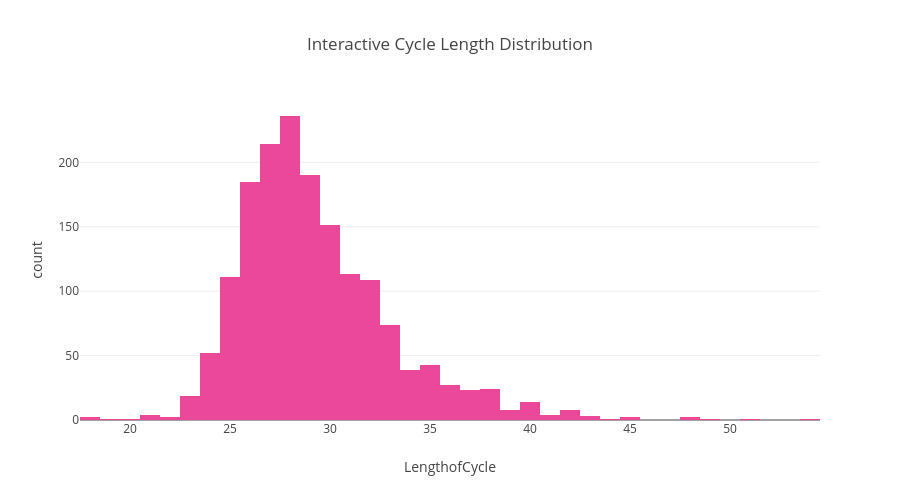
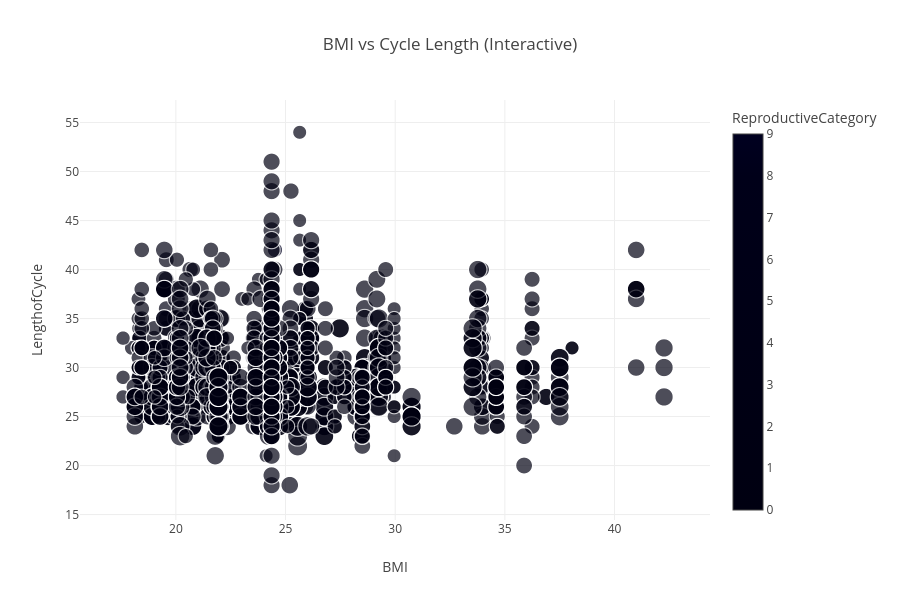
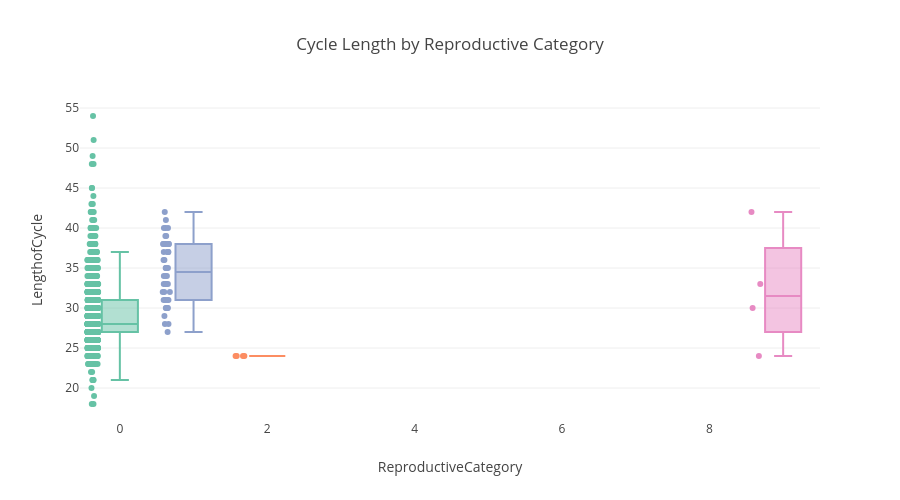
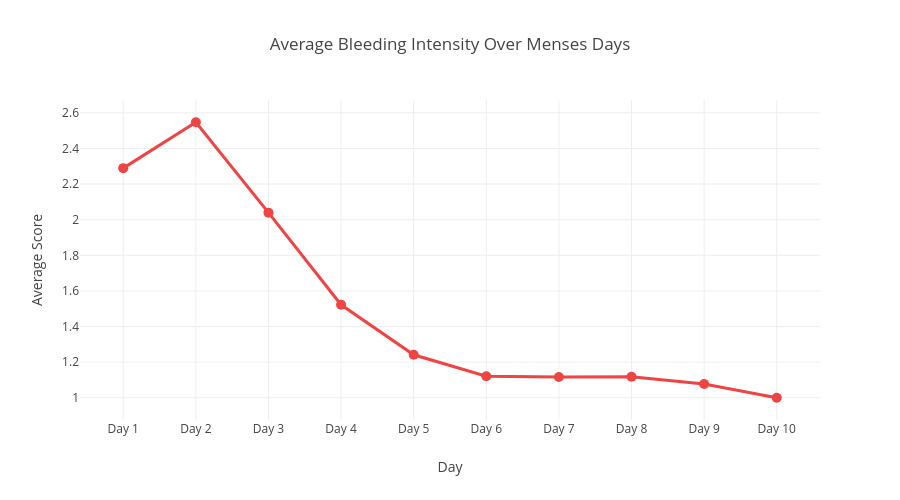

Source (notebook cell) for these figures, in order:
### Markdown cell above
## 7. Visualisations

### Code cell
import pandas as pd
import numpy as np
import matplotlib.pyplot as plt
import seaborn as sns
import plotly.express as px
import plotly.graph_objects as go
from plotly.subplots import make_subplots

# Load data
df = pd.read_csv("C:/Users/vidus/Downloads/data_imputed.csv")

print("="*60)
print("DATASET OVERVIEW")
print("="*60)
print(f"Total Clients: {df['ClientID'].nunique()}")
print(f"Total Cycles: {len(df)}")
print(f"\nColumns: {df.shape[1]}")

# ============================================
# STATIC VISUALIZATIONS (Matplotlib/Seaborn)
# ============================================

sns.set_style("whitegrid")
fig, axes = plt.subplots(2, 3, figsize=(18, 10))
fig.suptitle('Menstrual Cycle Analysis Dashboard', fontsize=20, fontweight='bold')

# 1. Cycle Length Distribution
sns.histplot(df['LengthofCycle'].dropna(), bins=30, kde=True, color='#ec4899', ax=axes[0,0])
axes[0,0].set_title('Cycle Length Distribution', fontweight='bold', fontsize=12)
axes[0,0].set_xlabel('Days')

# 2. Age vs Cycle Length
sns.boxplot(data=df, x=pd.cut(df['Age'], bins=[17,25,30,35,40,45]), 
            y='LengthofCycle', palette='Set2', ax=axes[0,1])
axes[0,1].set_title('Cycle Length by Age Group', fontweight='bold', fontsize=12)
axes[0,1].set_xlabel('Age Group')
axes[0,1].tick_params(axis='x', rotation=45)

# 3. BMI vs Cycle Length
sns.scatterplot(data=df, x='BMI', y='LengthofCycle', hue='ReproductiveCategory',
                palette='viridis', s=80, alpha=0.6, ax=axes[0,2])
axes[0,2].set_title('BMI vs Cycle Length', fontweight='bold', fontsize=12)
axes[0,2].legend(fontsize=8)

# 4. Reproductive Category Distribution
repro_counts = df['ReproductiveCategory'].value_counts()
colors = sns.color_palette('pastel')
axes[1,0].pie(repro_counts.values, labels=repro_counts.index, 
              autopct='%1.1f%%', colors=colors)
axes[1,0].set_title('Reproductive Category', fontweight='bold', fontsize=12)

# 5. Luteal Phase Length
sns.histplot(df['LengthofLutealPhase'].dropna(), bins=20, kde=True, 
             color='#8b5cf6', ax=axes[1,1])
axes[1,1].set_title('Luteal Phase Length Distribution', fontweight='bold', fontsize=12)
axes[1,1].set_xlabel('Days')

# 6. Menses Length vs Cycle Length
sns.scatterplot(data=df, x='LengthofCycle', y='LengthofMenses', 
                hue='CycleWithPeakorNot', palette='Set1', s=60, alpha=0.5, ax=axes[1,2])
axes[1,2].set_title('Menses vs Cycle Length', fontweight='bold', fontsize=12)
axes[1,2].legend(fontsize=8)

plt.tight_layout()
plt.savefig('cycle_analysis_dashboard.png', dpi=300, bbox_inches='tight')
plt.show()

# ============================================
# CORRELATION HEATMAP
# ============================================

fig, ax = plt.subplots(figsize=(12, 10))
numeric_cols = ['Age', 'BMI', 'Height', 'Weight', 'LengthofCycle', 
                'MeanCycleLength', 'LengthofMenses', 'LengthofLutealPhase',
                'TotalNumberofHighDays', 'TotalDaysofFertility']
numeric_cols = [col for col in numeric_cols if col in df.columns]

correlation = df[numeric_cols].corr()
sns.heatmap(correlation, annot=True, fmt='.2f', cmap='coolwarm', 
            center=0, square=True, ax=ax, cbar_kws={'label': 'Correlation'},
            linewidths=0.5)
ax.set_title('Feature Correlation Matrix', fontsize=16, fontweight='bold', pad=20)
plt.tight_layout()
plt.savefig('correlation_heatmap.png', dpi=300, bbox_inches='tight')
plt.show()

# ============================================
# INTERACTIVE VISUALIZATIONS (Plotly)
# ============================================

# 1. Interactive Cycle Length Distribution
fig1 = px.histogram(df, x='LengthofCycle', nbins=40, 
                    title='Interactive Cycle Length Distribution',
                    color_discrete_sequence=['#ec4899'])
fig1.update_layout(showlegend=False, height=500)
fig1.write_html('interactive_cycle_distribution.html')
fig1.show()

# 2. Interactive Scatter: BMI vs Cycle Length
fig2 = px.scatter(df, x='BMI', y='LengthofCycle', 
                  color='ReproductiveCategory', size='Age',
                  hover_data=['ClientID', 'CycleNumber', 'LengthofMenses'],
                  title='BMI vs Cycle Length (Interactive)',
                  color_discrete_sequence=px.colors.qualitative.Vivid)
fig2.update_layout(height=600)
fig2.write_html('interactive_bmi_cycle.html')
fig2.show()

# 3. Interactive Box Plot: Cycle Length by Reproductive Category
fig3 = px.box(df, x='ReproductiveCategory', y='LengthofCycle',
              color='ReproductiveCategory', points='all',
              title='Cycle Length by Reproductive Category',
              color_discrete_sequence=px.colors.qualitative.Set2)
fig3.update_layout(showlegend=False, height=500)
fig3.write_html('interactive_repro_category.html')
fig3.show()

# 4. Interactive Line: Menses Scores Over Days
menses_cols = [f'MensesScoreDay{day}' for day in 
               ['One', 'Two', 'Three', 'Four', 'Five', 'Six', 'Seven', 'Eight', 'Nine', 'Ten']]
menses_cols = [col for col in menses_cols if col in df.columns]

if menses_cols:
    menses_avg = df[menses_cols].mean()
    menses_data = pd.DataFrame({
        'Day': [f'Day {i+1}' for i in range(len(menses_avg))],
        'Average Score': menses_avg.values
    })
    
    fig4 = px.line(menses_data, x='Day', y='Average Score',
                   title='Average Bleeding Intensity Over Menses Days',
                   markers=True)
    fig4.update_traces(line=dict(color='#ef4444', width=3),
                      marker=dict(size=10))
    fig4.update_layout(height=500)
    fig4.write_html('interactive_menses_pattern.html')
    fig4.show()

# 5. Interactive 3D Scatter
#fig5 = px.scatter_3d(df, x='Age', y='BMI', z='LengthofCycle',
                     #color='ReproductiveCategory', size='LengthofMenses',
                     #hover_data=['ClientID'],
                     #title='3D View: Age, BMI, and Cycle Length',
                     #color_discrete_sequence=px.colors.qualitative.Bold)
#fig5.update_layout(height=700)
#fig5.write_html('interactive_3d_scatter.html')
#fig5.show()

# 6. Interactive Sunburst: Reproductive Category breakdown
sunburst_data = df.groupby(['ReproductiveCategory', 'CycleWithPeakorNot']).size().reset_index(name='count')
fig6 = px.sunburst(sunburst_data, path=['ReproductiveCategory', 'CycleWithPeakorNot'],
                   values='count', title='Reproductive Category & Peak Detection Breakdown',
                   color_discrete_sequence=px.colors.qualitative.Pastel)
fig6.update_layout(height=600)
fig6.write_html('interactive_sunburst.html')
fig6.show()

# 7. Interactive Dashboard with Multiple Subplots
fig7 = make_subplots(
    rows=2, cols=2,
    subplot_titles=('Cycle Length Distribution', 'Age Distribution',
                    'BMI Distribution', 'Luteal Phase Distribution'),
    specs=[[{'type': 'histogram'}, {'type': 'histogram'}],
           [{'type': 'histogram'}, {'type': 'histogram'}]]
)

fig7.add_trace(go.Histogram(x=df['LengthofCycle'].dropna(), name='Cycle', marker_color='#ec4899'), row=1, col=1)
fig7.add_trace(go.Histogram(x=df['Age'].dropna(), name='Age', marker_color='#8b5cf6'), row=1, col=2)
fig7.add_trace(go.Histogram(x=df['BMI'].dropna(), name='BMI', marker_color='#10b981'), row=2, col=1)
fig7.add_trace(go.Histogram(x=df['LengthofLutealPhase'].dropna(), name='Luteal', marker_color='#f59e0b'), row=2, col=2)

fig7.update_layout(height=700, title_text='Multi-Variable Distribution Dashboard', showlegend=False)
fig7.write_html('interactive_dashboard.html')
fig7.show()

# 5. Interactive 3D Scatter
# Remove NaN values and use a default size for missing data
#df_3d = df.dropna(subset=['Age', 'BMI', 'LengthofCycle', 'LengthofMenses'])

#fig5 = px.scatter_3d(df_3d, x='Age', y='BMI', z='LengthofCycle',
                     #color='ReproductiveCategory', size='LengthofMenses',
                     #hover_data=['ClientID'],
                     #title='3D View: Age, BMI, and Cycle Length',
                     #color_discrete_sequence=px.colors.qualitative.Bold)
#fig5.update_layout(height=700)
#fig5.write_html('interactive_3d_scatter.html')
#fig5.show()

print("\n" + "="*60)
print("VISUALIZATION FILES CREATED")
print("="*60)
print("Static:")
print("  • cycle_analysis_dashboard.png")
print("  • correlation_heatmap.png")
print("\nInteractive HTML:")
print("  • interactive_cycle_distribution.html")
print("  • interactive_bmi_cycle.html")
print("  • interactive_repro_category.html")
print("  • interactive_menses_pattern.html")
#print("  • interactive_3d_scatter.html")
print("  • interactive_sunburst.html")
print("  • interactive_dashboard.html")
print("\n✓ All visualizations complete!")

### Figure 1 — Plotly figure (JSON) as saved in the notebook; plotly's stock layout.template omitted (floating-point values rounded to 4 significant figures; data arrays with more than 128 entries replaced by an {"elided": "..."} marker saying what was removed)
{"data": [{"alignmentgroup": "True", "bingroup": "x", "hovertemplate": "LengthofCycle=%{x}<br>count=%{y}<extra></extra>", "legendgroup": "", "marker": {"color": "#ec4899", "pattern": {"shape": ""}}, "name": "", "nbinsx": 40, "offsetgroup": "", "orientation": "v", "showlegend": false, "type": "histogram", "x": {"elided": "1665 int values"}, "xaxis": "x", "yaxis": "y"}], "layout": {"barmode": "relative", "height": 500, "legend": {"tracegroupgap": 0}, "showlegend": false, "title": {"text": "Interactive Cycle Length Distribution"}, "xaxis": {"anchor": "y", "domain": [0, 1], "title": {"text": "LengthofCycle"}}, "yaxis": {"anchor": "x", "domain": [0, 1], "title": {"text": "count"}}}}

### Figure 2 — Plotly figure (JSON) as saved in the notebook; plotly's stock layout.template omitted (floating-point values rounded to 4 significant figures; data arrays with more than 128 entries replaced by an {"elided": "..."} marker saying what was removed)
{"data": [{"customdata": {"elided": "1665x3 mixed values"}, "hovertemplate": "BMI=%{x}<br>LengthofCycle=%{y}<br>Age=%{marker.size}<br>ClientID=%{customdata[0]}<br>CycleNumber=%{customdata[1]}<br>LengthofMenses=%{customdata[2]}<br>ReproductiveCategory=%{marker.color}<extra></extra>", "legendgroup": "", "marker": {"color": {"elided": "1665 int values"}, "coloraxis": "coloraxis", "size": {"elided": "1665 float values"}, "sizemode": "area", "sizeref": 0.1075, "symbol": "circle"}, "mode": "markers", "name": "", "showlegend": false, "type": "scattergl", "x": {"elided": "1665 float values"}, "xaxis": "x", "y": {"elided": "1665 int values"}, "yaxis": "y"}], "layout": {"coloraxis": {"colorbar": {"title": {"text": "ReproductiveCategory"}}, "colorscale": [[0, "#000011"], [0.1111, "#000012"], [0.2222, "#000013"], [0.3333, "#000014"], [0.4444, "#000015"], [0.5556, "#000016"], [0.6667, "#000017"], [0.7778, "#000018"], [0.8889, "#000019"], [1, "#000020"]]}, "height": 600, "legend": {"itemsizing": "constant", "tracegroupgap": 0}, "title": {"text": "BMI vs Cycle Length (Interactive)"}, "xaxis": {"anchor": "y", "domain": [0, 1], "title": {"text": "BMI"}}, "yaxis": {"anchor": "x", "domain": [0, 1], "title": {"text": "LengthofCycle"}}}}

### Figure 3 — Plotly figure (JSON) as saved in the notebook; plotly's stock layout.template omitted (floating-point values rounded to 4 significant figures; data arrays with more than 128 entries replaced by an {"elided": "..."} marker saying what was removed)
{"data": [{"alignmentgroup": "True", "boxpoints": "all", "hovertemplate": "ReproductiveCategory=%{x}<br>LengthofCycle=%{y}<extra></extra>", "legendgroup": "0", "marker": {"color": "rgb(102,194,165)"}, "name": "0", "notched": false, "offsetgroup": "0", "orientation": "v", "showlegend": true, "type": "box", "x": {"elided": "1609 int values"}, "x0": " ", "xaxis": "x", "y": {"elided": "1609 int values"}, "y0": " ", "yaxis": "y"}, {"alignmentgroup": "True", "boxpoints": "all", "hovertemplate": "ReproductiveCategory=%{x}<br>LengthofCycle=%{y}<extra></extra>", "legendgroup": "2", "marker": {"color": "rgb(252,141,98)"}, "name": "2", "notched": false, "offsetgroup": "2", "orientation": "v", "showlegend": true, "type": "box", "x": [2, 2, 2, 2], "x0": " ", "xaxis": "x", "y": [24, 24, 24, 24], "y0": " ", "yaxis": "y"}, {"alignmentgroup": "True", "boxpoints": "all", "hovertemplate": "ReproductiveCategory=%{x}<br>LengthofCycle=%{y}<extra></extra>", "legendgroup": "1", "marker": {"color": "rgb(141,160,203)"}, "name": "1", "notched": false, "offsetgroup": "1", "orientation": "v", "showlegend": true, "type": "box", "x": [1, 1, 1, 1, 1, 1, 1, 1, 1, 1, 1, 1, 1, 1, 1, 1, 1, 1, 1, 1, 1, 1, 1, 1, 1, 1, 1, 1, 1, 1, 1, 1, 1, 1, 1, 1, 1, 1, 1, 1, 1, 1, 1, 1, 1, 1, 1, 1], "x0": " ", "xaxis": "x", "y": [33, 33, 34, 33, 30, 31, 37, 33, 36, 37, 32, 35, 28, 37, 40, 37, 31, 30, 33, 31, 31, 34, 34, 38, 28, 36, 35, 39, 41, 38, 40, 27, 30, 30, 29, 38, 32, 38, 38, 39, 38, 31, 35, 35, 32, 38, 42, 40], "y0": " ", "yaxis": "y"}, {"alignmentgroup": "True", "boxpoints": "all", "hovertemplate": "ReproductiveCategory=%{x}<br>LengthofCycle=%{y}<extra></extra>", "legendgroup": "9", "marker": {"color": "rgb(231,138,195)"}, "name": "9", "notched": false, "offsetgroup": "9", "orientation": "v", "showlegend": true, "type": "box", "x": [9, 9, 9, 9], "x0": " ", "xaxis": "x", "y": [33, 42, 24, 30], "y0": " ", "yaxis": "y"}], "layout": {"boxmode": "overlay", "height": 500, "legend": {"title": {"text": "ReproductiveCategory"}, "tracegroupgap": 0}, "showlegend": false, "title": {"text": "Cycle Length by Reproductive Category"}, "xaxis": {"anchor": "y", "categoryarray": [0, 2, 1, 9], "categoryorder": "array", "domain": [0, 1], "title": {"text": "ReproductiveCategory"}}, "yaxis": {"anchor": "x", "domain": [0, 1], "title": {"text": "LengthofCycle"}}}}

### Figure 4 — Plotly figure (JSON) as saved in the notebook; plotly's stock layout.template omitted (floating-point values rounded to 4 significant figures)
{"data": [{"hovertemplate": "Day=%{x}<br>Average Score=%{y}<extra></extra>", "legendgroup": "", "line": {"color": "#ef4444", "dash": "solid", "width": 3}, "marker": {"size": 10, "symbol": "circle"}, "mode": "markers+lines", "name": "", "orientation": "v", "showlegend": false, "type": "scatter", "x": ["Day 1", "Day 2", "Day 3", "Day 4", "Day 5", "Day 6", "Day 7", "Day 8", "Day 9", "Day 10"], "xaxis": "x", "y": [2.29, 2.547, 2.04, 1.522, 1.241, 1.121, 1.116, 1.118, 1.077, 1], "yaxis": "y"}], "layout": {"height": 500, "legend": {"tracegroupgap": 0}, "title": {"text": "Average Bleeding Intensity Over Menses Days"}, "xaxis": {"anchor": "y", "domain": [0, 1], "title": {"text": "Day"}}, "yaxis": {"anchor": "x", "domain": [0, 1], "title": {"text": "Average Score"}}}}
